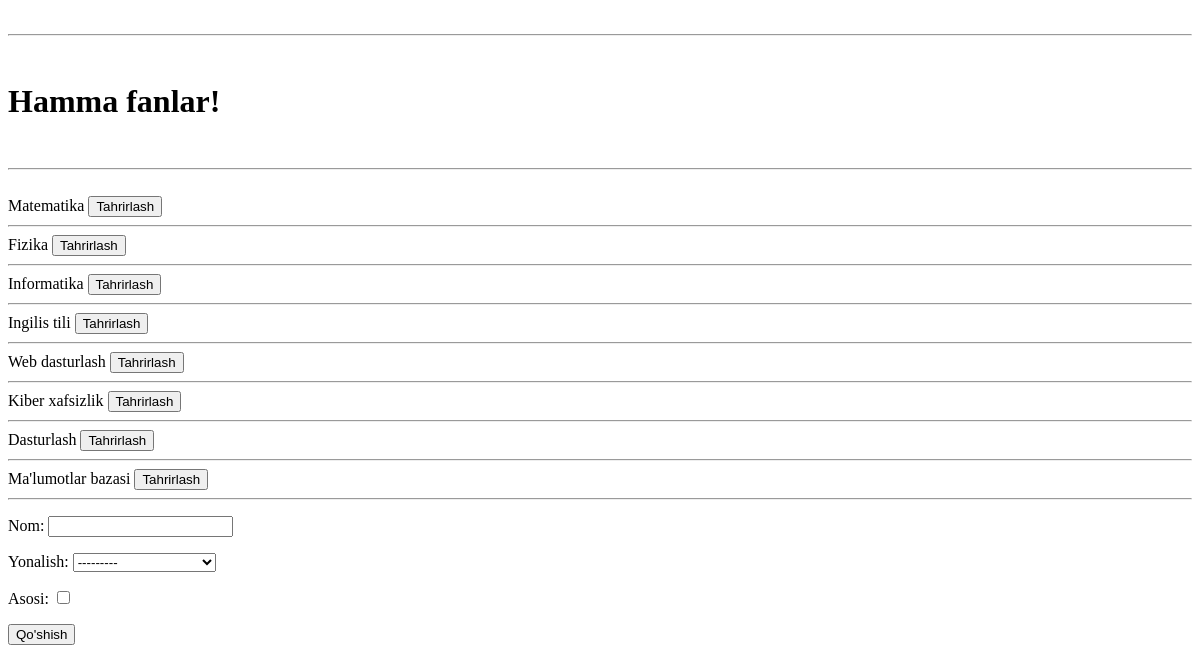
Page /fan/ on the earlier database version.
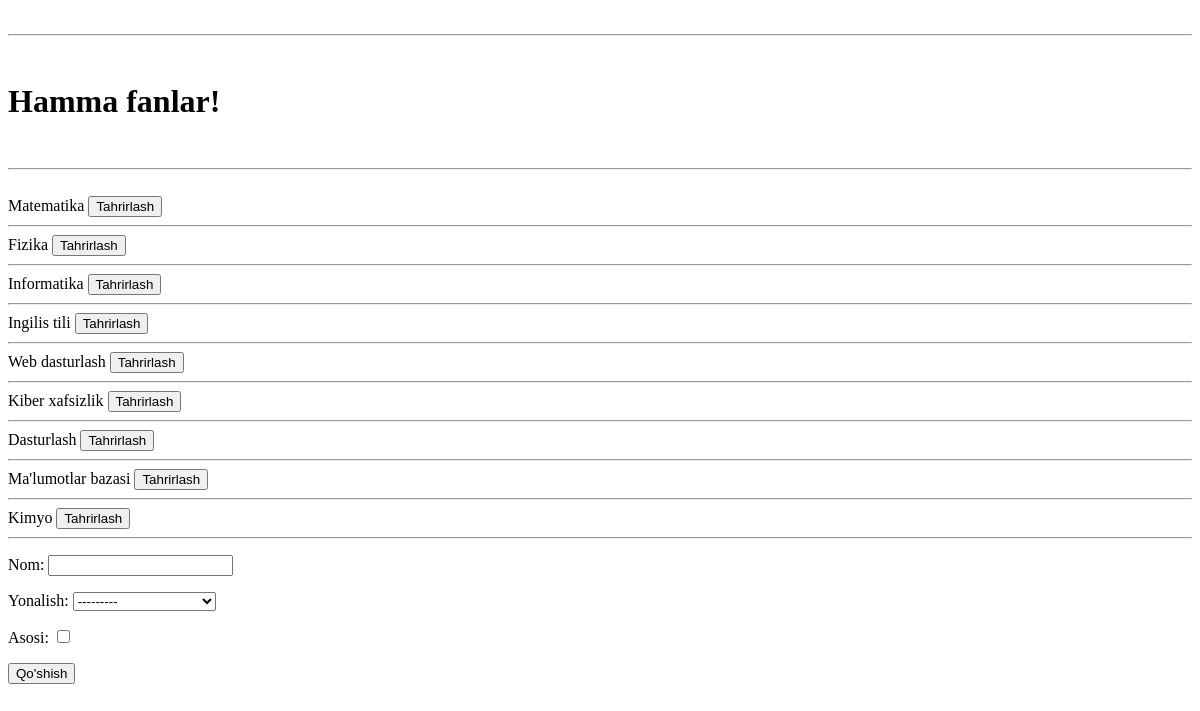
Same page on the later database version.
### malumot/models.py (models this page shows, shortened)
class Fan(models.Model):
    nom=models.CharField(max_length=200)
    yonalish=models.ForeignKey(Yonalish,on_delete=models.CASCADE)
    asosi=models.BooleanField(max_length=200)

class Yonalish(models.Model):
    nom=models.CharField(max_length=200)
    aktiv=models.BooleanField()
    def __str__(self):
        return self.nom

### malumot/views.py (the view)
# urls.py: path('fan/', fanlar),
def fanlar(request):
    if request.method == 'POST':
        data = FanForm(request.POST)
        if data.is_valid():
            data.save()
        return redirect('/fan/')
    date={
        "fanlar":Fan.objects.all(),
        'form':FanForm(),
    }
    return render(request,"fanlar.html",date)

### malumot/forms.py
class FanForm(forms.ModelForm):
    class Meta:
        model = Fan
        fields = '__all__'

### templates/fanlar.html (shortened to what this page needs)
<!DOCTYPE html>
<html lang="en">
<head>
</head>
<body>
<br>
<hr>
<br>
<h1>Hamma fanlar!</h1>
<br>
<hr>
<br>
{% for fan in fanlar %}
<a>{{fan.nom}}</a>
<a href="/fan/{{fan.id}}/tahrirlash/">
    <button>Tahrirlash</button>
</a>
<hr>
{%endfor%}
<form method="post">
    {{ form.as_p }}
    <button>Qo'shish</button>
</form>
</body>
</html>

Differences in the rows shown:
added Fan: nom "Kimyo"
